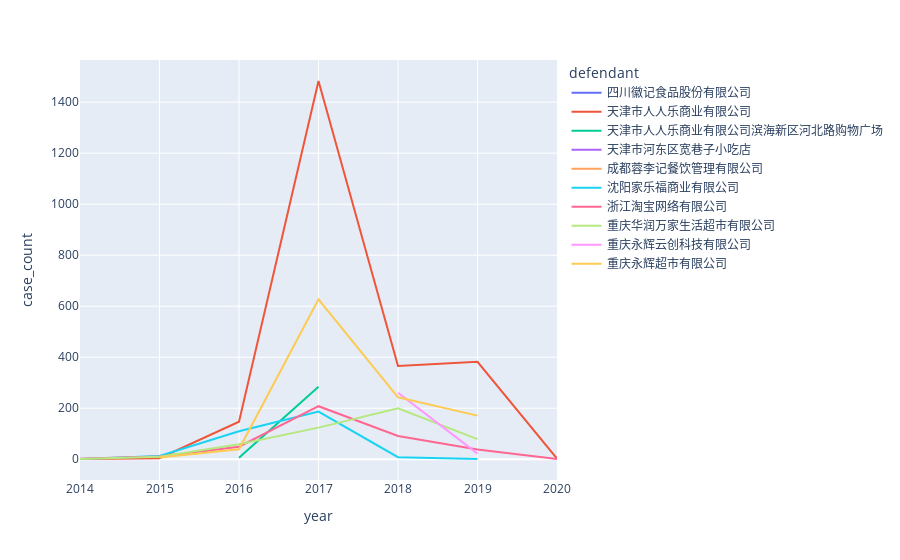

Notebook cell for this chart:
### Code cell
fig = px.line(
    time_nselected_1stcp, 
    x = "year", 
    y = "case_count", 
    color = "defendant"
)
# fig.update_yaxes(type="log")
fig.show()

### Figure 1 — Plotly figure (JSON) as saved in the notebook; plotly's stock layout.template omitted (floating-point values rounded to 4 significant figures)
{"data": [{"hovertemplate": "defendant=四川徽记食品股份有限公司<br>year=%{x}<br>case_count=%{y}<extra></extra>", "legendgroup": "四川徽记食品股份有限公司", "line": {"color": "#636efa", "dash": "solid"}, "mode": "lines", "name": "四川徽记食品股份有限公司", "orientation": "v", "showlegend": true, "type": "scatter", "x": [2017], "xaxis": "x", "y": [308], "yaxis": "y"}, {"hovertemplate": "defendant=天津市人人乐商业有限公司<br>year=%{x}<br>case_count=%{y}<extra></extra>", "legendgroup": "天津市人人乐商业有限公司", "line": {"color": "#EF553B", "dash": "solid"}, "mode": "lines", "name": "天津市人人乐商业有限公司", "orientation": "v", "showlegend": true, "type": "scatter", "x": [2014, 2015, 2016, 2017, 2018, 2019, 2020], "xaxis": "x", "y": [1, 4, 147, 1483, 366, 382, 3], "yaxis": "y"}, {"hovertemplate": "defendant=天津市人人乐商业有限公司滨海新区河北路购物广场<br>year=%{x}<br>case_count=%{y}<extra></extra>", "legendgroup": "天津市人人乐商业有限公司滨海新区河北路购物广场", "line": {"color": "#00cc96", "dash": "solid"}, "mode": "lines", "name": "天津市人人乐商业有限公司滨海新区河北路购物广场", "orientation": "v", "showlegend": true, "type": "scatter", "x": [2016, 2017], "xaxis": "x", "y": [6, 284], "yaxis": "y"}, {"hovertemplate": "defendant=天津市河东区宽巷子小吃店<br>year=%{x}<br>case_count=%{y}<extra></extra>", "legendgroup": "天津市河东区宽巷子小吃店", "line": {"color": "#ab63fa", "dash": "solid"}, "mode": "lines", "name": "天津市河东区宽巷子小吃店", "orientation": "v", "showlegend": true, "type": "scatter", "x": [2019], "xaxis": "x", "y": [370], "yaxis": "y"}, {"hovertemplate": "defendant=成都蓉李记餐饮管理有限公司<br>year=%{x}<br>case_count=%{y}<extra></extra>", "legendgroup": "成都蓉李记餐饮管理有限公司", "line": {"color": "#FFA15A", "dash": "solid"}, "mode": "lines", "name": "成都蓉李记餐饮管理有限公司", "orientation": "v", "showlegend": true, "type": "scatter", "x": [2019], "xaxis": "x", "y": [370], "yaxis": "y"}, {"hovertemplate": "defendant=沈阳家乐福商业有限公司<br>year=%{x}<br>case_count=%{y}<extra></extra>", "legendgroup": "沈阳家乐福商业有限公司", "line": {"color": "#19d3f3", "dash": "solid"}, "mode": "lines", "name": "沈阳家乐福商业有限公司", "orientation": "v", "showlegend": true, "type": "scatter", "x": [2014, 2015, 2016, 2017, 2018, 2019], "xaxis": "x", "y": [1, 13, 110, 187, 8, 1], "yaxis": "y"}, {"hovertemplate": "defendant=浙江淘宝网络有限公司<br>year=%{x}<br>case_count=%{y}<extra></extra>", "legendgroup": "浙江淘宝网络有限公司", "line": {"color": "#FF6692", "dash": "solid"}, "mode": "lines", "name": "浙江淘宝网络有限公司", "orientation": "v", "showlegend": true, "type": "scatter", "x": [2014, 2015, 2016, 2017, 2018, 2019, 2020], "xaxis": "x", "y": [2, 11, 49, 208, 91, 38, 1], "yaxis": "y"}, {"hovertemplate": "defendant=重庆华润万家生活超市有限公司<br>year=%{x}<br>case_count=%{y}<extra></extra>", "legendgroup": "重庆华润万家生活超市有限公司", "line": {"color": "#B6E880", "dash": "solid"}, "mode": "lines", "name": "重庆华润万家生活超市有限公司", "orientation": "v", "showlegend": true, "type": "scatter", "x": [2014, 2015, 2016, 2017, 2018, 2019], "xaxis": "x", "y": [1, 10, 59, 124, 200, 79], "yaxis": "y"}, {"hovertemplate": "defendant=重庆永辉云创科技有限公司<br>year=%{x}<br>case_count=%{y}<extra></extra>", "legendgroup": "重庆永辉云创科技有限公司", "line": {"color": "#FF97FF", "dash": "solid"}, "mode": "lines", "name": "重庆永辉云创科技有限公司", "orientation": "v", "showlegend": true, "type": "scatter", "x": [2018, 2019], "xaxis": "x", "y": [261, 22], "yaxis": "y"}, {"hovertemplate": "defendant=重庆永辉超市有限公司<br>year=%{x}<br>case_count=%{y}<extra></extra>", "legendgroup": "重庆永辉超市有限公司", "line": {"color": "#FECB52", "dash": "solid"}, "mode": "lines", "name": "重庆永辉超市有限公司", "orientation": "v", "showlegend": true, "type": "scatter", "x": [2015, 2016, 2017, 2018, 2019], "xaxis": "x", "y": [7, 39, 627, 243, 171], "yaxis": "y"}], "layout": {"legend": {"title": {"text": "defendant"}, "tracegroupgap": 0}, "margin": {"t": 60}, "xaxis": {"anchor": "y", "domain": [0, 1], "title": {"text": "year"}}, "yaxis": {"anchor": "x", "domain": [0, 1], "title": {"text": "case_count"}}}}
